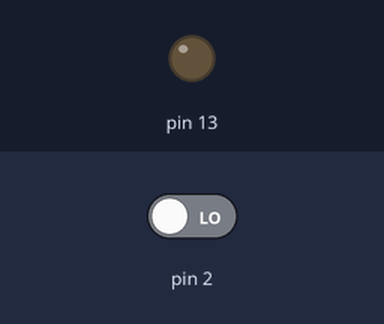
The sketch below on a simulated Arduino Uno, built with avr-gcc and run on an emulated ATmega328P. On the bench: output pins drawn as LEDs (lit = HIGH). The test bench sets the inputs (shaded band); at power-on: pin 2 LOW.

Above: at 1.2 s.
1.3 s: pin 2 driven HIGH
At 2.5 s:
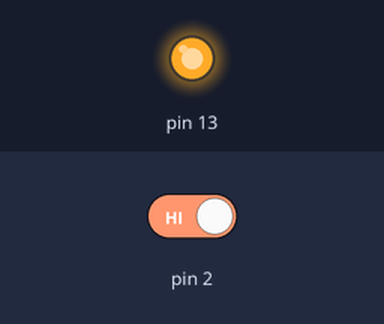
2.8 s: pin 2 driven LOW
At 3.7 s:
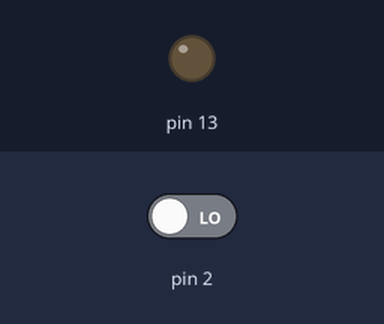
Timing chart, 0 to 5.8 s (numbered marks = the images above; inputs shaded):
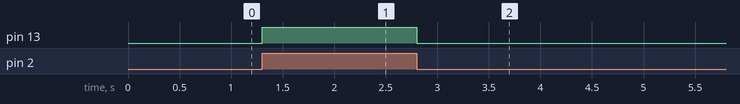

Measured:
- after the input at 1.3 s, pin 13: LOW → HIGH at once
- after the input at 2.8 s, pin 13: HIGH → LOW at once

The sketch:

_LED_Push_Button__fantastic_allis1-5.ino
```cpp
// C++ code
//
void setup()
{
  pinMode(2,INPUT);
  pinMode(13,OUTPUT);
}

void loop()
{
  if (digitalRead(2) == 1)
  {
    digitalWrite(13,HIGH);
  }
  else
  {
    digitalWrite(13,LOW);
  }
}
```
